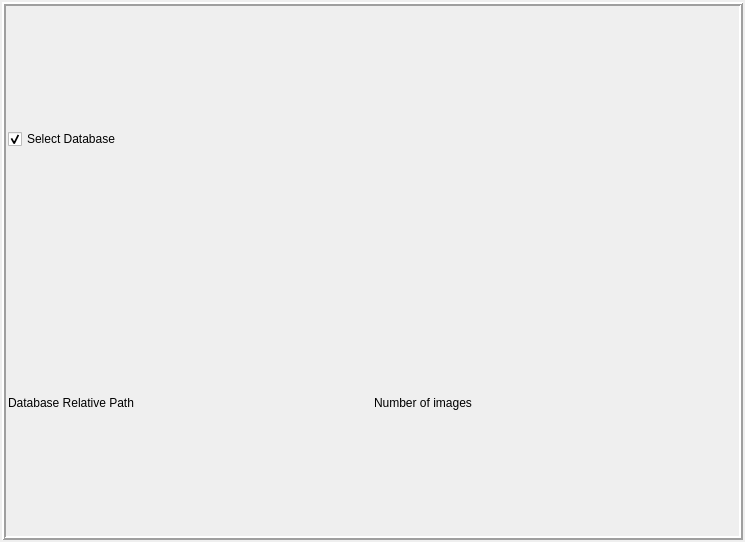
<?xml version="1.0" encoding="UTF-8"?>
<ui version="4.0">
 <class>Form</class>
 <widget class="QWidget" name="Form">
  <property name="geometry">
   <rect>
    <x>0</x>
    <y>0</y>
    <width>745</width>
    <height>542</height>
   </rect>
  </property>
  <property name="sizePolicy">
   <sizepolicy hsizetype="Expanding" vsizetype="Preferred">
    <horstretch>0</horstretch>
    <verstretch>0</verstretch>
   </sizepolicy>
  </property>
  <property name="windowTitle">
   <string>Form</string>
  </property>
  <layout class="QGridLayout" name="gridLayout">
   <property name="leftMargin">
    <number>2</number>
   </property>
   <property name="topMargin">
    <number>2</number>
   </property>
   <property name="rightMargin">
    <number>2</number>
   </property>
   <property name="bottomMargin">
    <number>2</number>
   </property>
   <property name="spacing">
    <number>2</number>
   </property>
   <item row="0" column="0">
    <widget class="QFrame" name="frame">
     <property name="sizePolicy">
      <sizepolicy hsizetype="MinimumExpanding" vsizetype="Preferred">
       <horstretch>0</horstretch>
       <verstretch>0</verstretch>
      </sizepolicy>
     </property>
     <property name="frameShape">
      <enum>QFrame::Box</enum>
     </property>
     <property name="frameShadow">
      <enum>QFrame::Raised</enum>
     </property>
     <property name="lineWidth">
      <number>2</number>
     </property>
     <layout class="QGridLayout" name="gridLayout_2">
      <property name="leftMargin">
       <number>2</number>
      </property>
      <property name="topMargin">
       <number>2</number>
      </property>
      <property name="rightMargin">
       <number>2</number>
      </property>
      <property name="bottomMargin">
       <number>2</number>
      </property>
      <property name="spacing">
       <number>2</number>
      </property>
      <item row="0" column="0">
       <layout class="QVBoxLayout" name="verticalLayout">
        <item>
         <widget class="QCheckBox" name="checkBox_select_database">
          <property name="sizePolicy">
           <sizepolicy hsizetype="Minimum" vsizetype="Preferred">
            <horstretch>0</horstretch>
            <verstretch>0</verstretch>
           </sizepolicy>
          </property>
          <property name="text">
           <string>Select Database</string>
          </property>
          <property name="checked">
           <bool>true</bool>
          </property>
         </widget>
        </item>
        <item>
         <layout class="QHBoxLayout" name="horizontalLayout">
          <item>
           <widget class="QLabel" name="label_database_path">
            <property name="sizePolicy">
             <sizepolicy hsizetype="Preferred" vsizetype="Preferred">
              <horstretch>0</horstretch>
              <verstretch>0</verstretch>
             </sizepolicy>
            </property>
            <property name="text">
             <string>Database Relative Path</string>
            </property>
           </widget>
          </item>
          <item>
           <widget class="QLabel" name="label_number_of_images">
            <property name="sizePolicy">
             <sizepolicy hsizetype="Preferred" vsizetype="Preferred">
              <horstretch>0</horstretch>
              <verstretch>0</verstretch>
             </sizepolicy>
            </property>
            <property name="text">
             <string>Number of images</string>
            </property>
           </widget>
          </item>
         </layout>
        </item>
       </layout>
      </item>
      <item row="1" column="0">
       <layout class="QVBoxLayout" name="verticalLayout_2"/>
      </item>
     </layout>
    </widget>
   </item>
  </layout>
 </widget>
 <resources/>
 <connections/>
</ui>
